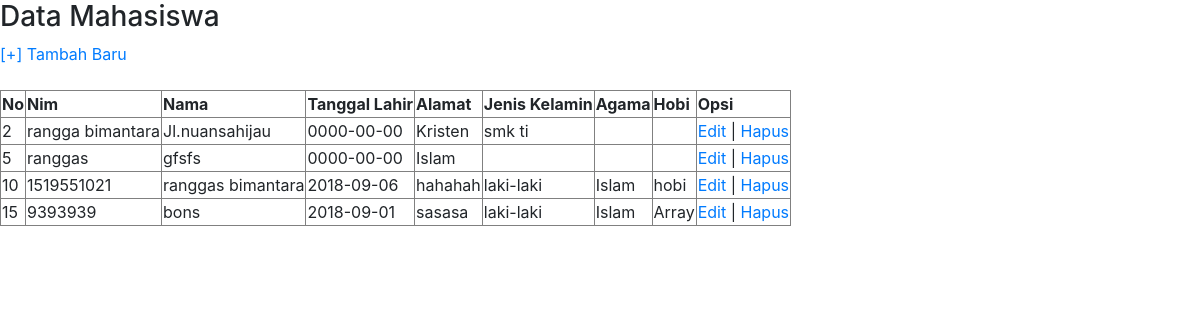
Page /list-siswa.php on the committed database.
### tables this page shows
CREATE TABLE `calon_siswa` (
  `id` int(11) NOT NULL,
  `nim` varchar(64) NOT NULL,
  `nama` varchar(255) NOT NULL,
  `tgl` date NOT NULL,
  `alamat` varchar(16) NOT NULL,
  `jenis_kelamin` varchar(64) NOT NULL,
  `agama` varchar(20) NOT NULL,
  `hobi` varchar(40) NOT NULL
);

### list-siswa.php (the view, shortened to what this page needs)
<?php include("config.php"); ?>
<!DOCTYPE html>
<html>
<head>
  	<link rel="stylesheet" type="text/css" href="https://cdn.datatables.net/v/dt/dt-1.10.18/r-2.2.2/datatables.min.css"/>
  	<link rel="stylesheet" href="https://stackpath.bootstrapcdn.com/bootstrap/4.1.3/css/bootstrap.min.css">
</head>
<body>
	<header>
		<h3>Data Mahasiswa</h3>
	</header>
	<nav>
		<a href="form-daftar.php">[+] Tambah Baru</a>
	</nav>
	<br>
	<table border="1" id="example">
		<thead>
			<tr>
				<th>No</th>
				<th>Nim</th>
				<th>Nama</th>
				<th>Tanggal Lahir</th>
				<th>Alamat</th>
				<th>Jenis Kelamin</th>
				<th>Agama</th>
	            <th>Hobi</th>
	            <th>Opsi</th>
			</tr>
		</thead>
		<tbody>
			<?php
			$sql = "SELECT * FROM calon_siswa";
			$query = mysqli_query($db, $sql);
			while($siswa = mysqli_fetch_array($query)){
				echo "<tr>";
				echo "<td>".$siswa['id']."</td>";
				echo "<td>".$siswa['nim']."</td>";
				echo "<td>".$siswa['nama']."</td>";
				echo "<td>".$siswa['tgl']."</td>";
				echo "<td>".$siswa['alamat']."</td>";
				echo "<td>".$siswa['jenis_kelamin']."</td>";
				echo "<td>".$siswa['agama']."</td>";
				echo "<td>".$siswa['hobi']."</td>";
				echo "<td>";
				echo "<a href='form-edit.php?id=".$siswa['id']."'>Edit</a> | ";
				echo "<a href='hapus.php?id=".$siswa['id']."'>Hapus</a>";
				echo "</td>";
				echo "</tr>";
			}
			?>
		</tbody>
	</table>
	</body>
</html>

### rows in the picture
calon_siswa: id "2", nim "rangga bimantara", nama "Jl.nuansahijau", tgl "0000-00-00", alamat "Kristen", jenis_kelamin "smk ti"
calon_siswa: id "5", nim "ranggas", nama "gfsfs", tgl "0000-00-00", alamat "Islam"
calon_siswa: id "10", nim "1519551021", nama "ranggas bimantara", tgl "2018-09-06", alamat "hahahah", jenis_kelamin "laki-laki", agama "Islam", hobi "hobi"
calon_siswa: id "15", nim "9393939", nama "bons", tgl "2018-09-01", alamat "sasasa", jenis_kelamin "laki-laki", agama "Islam", hobi "Array"
